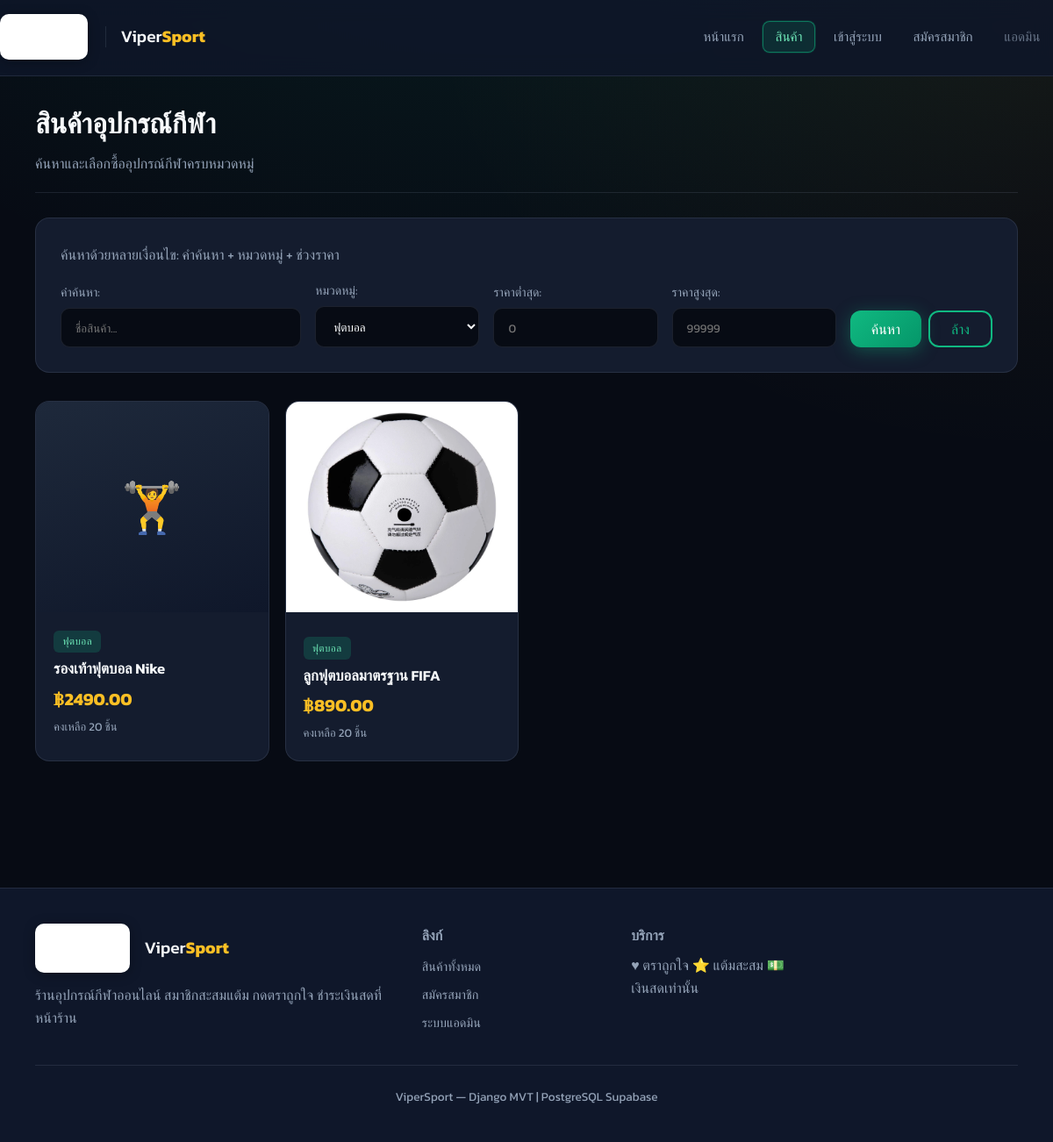
The app's page /products/?category=1 with its own data.
### shop/models.py (models this page shows, shortened)
class Product(models.Model):
    category = models.ForeignKey(
        Category,
        on_delete=models.PROTECT,
        related_name='products',
        verbose_name='หมวดหมู่',
    )
    name = models.CharField('ชื่อสินค้า', max_length=200)
    description = models.TextField('รายละเอียด', blank=True)
    price = models.DecimalField(
        'ราคา (บาท)',
        max_digits=10,
        decimal_places=2,
        validators=[MinValueValidator(0)],
    )
    stock = models.PositiveIntegerField('คงเหลือ', default=0)
    image = models.ImageField('รูปภาพ', upload_to='products/', blank=True, null=True)
    is_active = models.BooleanField('เปิดขาย', default=True)
    created_at = models.DateTimeField(auto_now_add=True)
    updated_at = models.DateTimeField(auto_now=True)
    class Meta:
        verbose_name = 'สินค้า'
        verbose_name_plural = 'สินค้า'
        ordering = ['-created_at']

class Category(models.Model):
    name = models.CharField('หมวดหมู่', max_length=100)
    slug = models.SlugField(unique=True)
    description = models.TextField(blank=True)
    class Meta:
        verbose_name = 'หมวดหมู่'
        verbose_name_plural = 'หมวดหมู่'
        ordering = ['name']
    def __str__(self):
        return self.name

### shop/views.py (the view)
# urls.py: path('products/', views.product_list, name='product_list'),
def product_list(request):
    form = ProductSearchForm(request.GET or None)
    products = Product.objects.filter(is_active=True)
    if form.is_valid():
        q = form.cleaned_data.get('q')
        category = form.cleaned_data.get('category')
        min_price = form.cleaned_data.get('min_price')
        max_price = form.cleaned_data.get('max_price')
        if q:
            products = products.filter(
                Q(name__icontains=q) | Q(description__icontains=q)
            )
        if category:
            products = products.filter(category=category)
        if min_price is not None:
            products = products.filter(price__gte=min_price)
        if max_price is not None:
            products = products.filter(price__lte=max_price)
    favorite_ids = set()
    if request.user.is_authenticated:
        profile = get_or_create_profile(request.user)
        favorite_ids = set(
            Favorite.objects.filter(member=profile).values_list('product_id', flat=True)
        )
    return render(request, 'shop/product_list.html', {
        'products': products,
        'form': form,
        'favorite_ids': favorite_ids,
    })

### shop/forms.py
class ProductSearchForm(forms.Form):
    q = forms.CharField(
        required=False,
        label='คำค้นหา',
        widget=forms.TextInput(attrs={'placeholder': 'ชื่อสินค้า...'}),
    )
    category = forms.ModelChoiceField(
        queryset=Category.objects.all(),
        required=False,
        empty_label='ทุกหมวดหมู่',
        label='หมวดหมู่',
    )
    min_price = forms.DecimalField(
        required=False,
        min_value=0,
        label='ราคาต่ำสุด',
        widget=forms.NumberInput(attrs={'placeholder': '0'}),
    )
    max_price = forms.DecimalField(
        required=False,
        min_value=0,
        label='ราคาสูงสุด',
        widget=forms.NumberInput(attrs={'placeholder': '99999'}),
    )

### shop/context_processors.py (called while the page is built)
def cart_context(request):
    cart = request.session.get('cart', {})
    count = sum(item.get('qty', 0) for item in cart.values())
    return {'cart_count': count}

### templates/shop/product_list.html (shortened to what this page needs)
{% extends 'base.html' %}
{% block content %}
<div class="container page-content">
  <header class="page-head">
    <h1>สินค้าอุปกรณ์กีฬา</h1>
    <p class="muted">ค้นหาและเลือกซื้ออุปกรณ์กีฬาครบหมวดหมู่</p>
  </header>
  <form method="get" class="search-panel">
    <p class="muted mb-2">ค้นหาด้วยหลายเงื่อนไข: คำค้นหา + หมวดหมู่ + ช่วงราคา</p>
    <div class="search-grid">
      <div class="form-group">{{ form.q.label_tag }} {{ form.q }}</div>
      <div class="form-group">{{ form.category.label_tag }} {{ form.category }}</div>
      <div class="form-group">{{ form.min_price.label_tag }} {{ form.min_price }}</div>
      <div class="form-group">{{ form.max_price.label_tag }} {{ form.max_price }}</div>
      <div class="search-actions">
        <button type="submit" class="btn">ค้นหา</button>
        <a href="{% url 'product_list' %}" class="btn btn-outline">ล้าง</a>
      </div>
    </div>
  </form>
  <div class="card-grid">
    {% for product in products %}
    <article class="product-card">
      <a href="{% url 'product_detail' product.pk %}">
        {% if product.image %}
        <img src="{{ product.image.url }}" alt="{{ product.name }}">
        {% else %}
        <div class="placeholder-img">🏋️</div>
        {% endif %}
        <div class="card-body">
          <span class="badge">{{ product.category.name }}</span>
          <h3>{{ product.name }}</h3>
          <p class="price">฿{{ product.price }}</p>
          <p class="stock">คงเหลือ {{ product.stock }} ชิ้น</p>
        </div>
      </a>
    </article>
    {% empty %}
    <p>ไม่พบสินค้าตามเงื่อนไขที่ค้นหา</p>
    {% endfor %}
  </div>
</div>
{% endblock %}

### records on screen
Product: category.name "ฟุตบอล", name "รองเท้าฟุตบอล Nike", price "2490.00", stock "20"
Product: image (picture), category.name "ฟุตบอล", name "ลูกฟุตบอลมาตรฐาน FIFA", price "890.00", stock "20"
